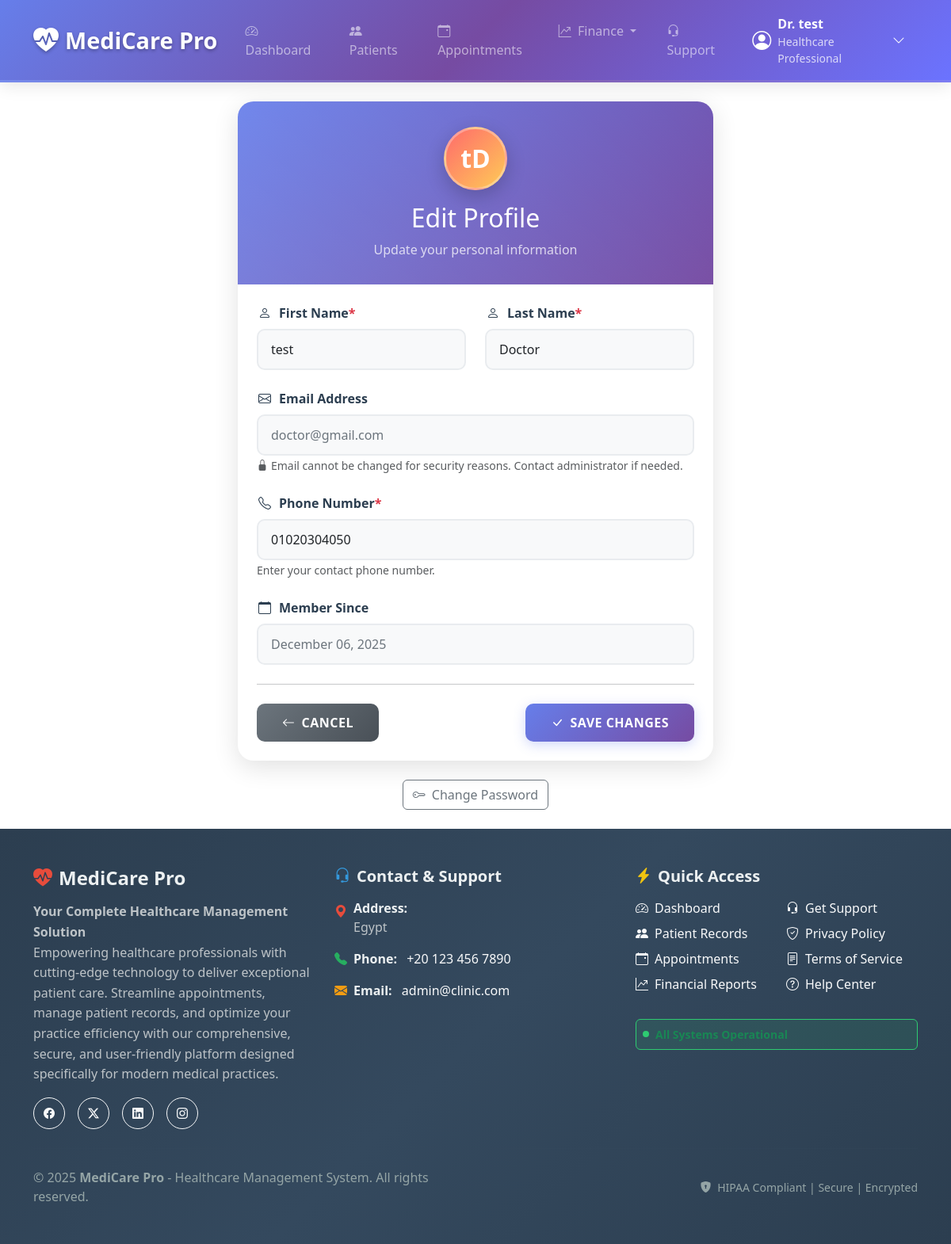
The app's page /profile/edit (signed in), older data.
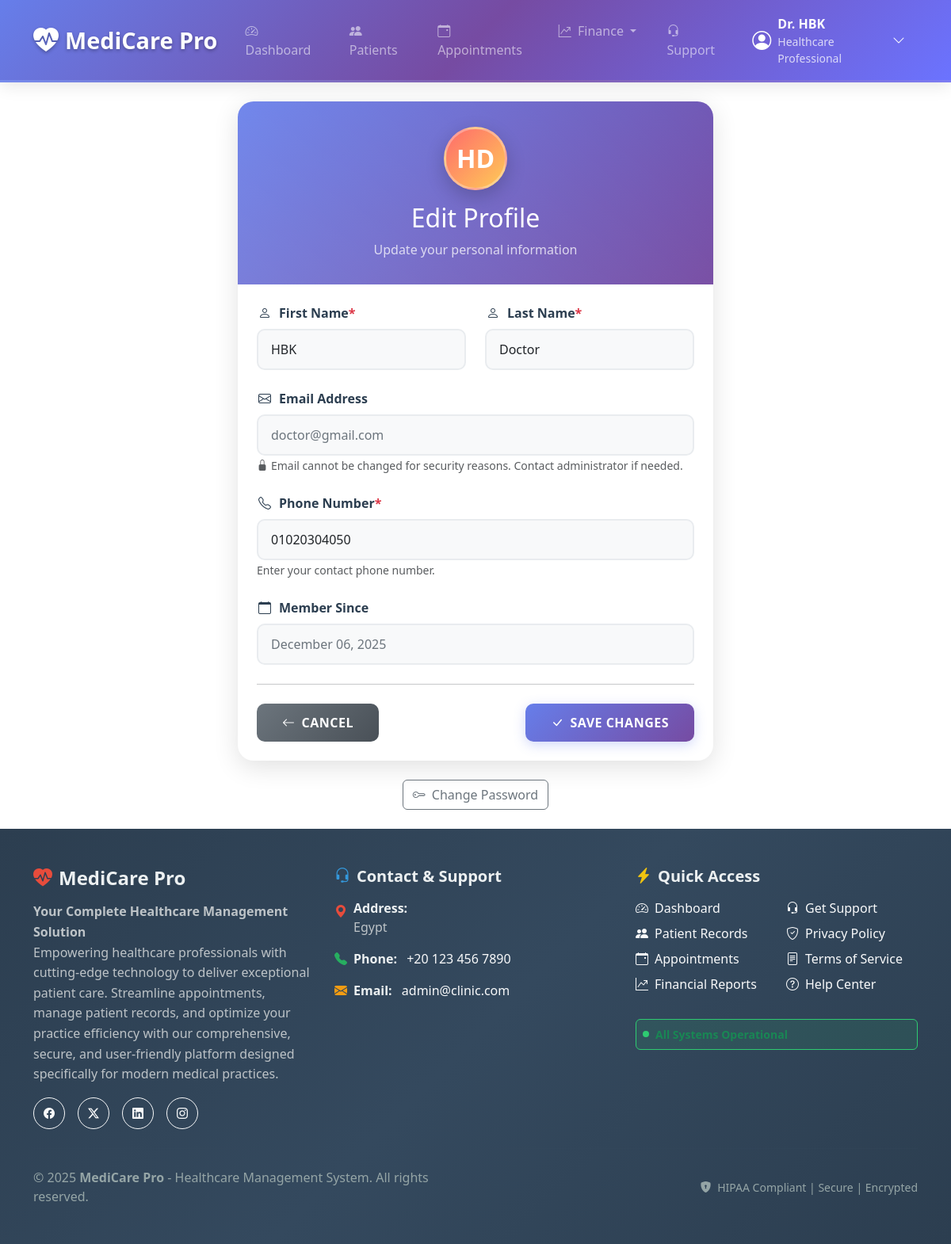
The same page, newer data.
### models.py (models this page shows, shortened)
class Doctor(UserMixin, db.Model):
    __tablename__ = 'doctor'
    id = db.Column(db.Integer, primary_key=True)
    clinic_id = db.Column(db.Integer, db.ForeignKey('clinic.id'), nullable=True)
    first_name = db.Column(db.String(100), nullable=False)
    last_name = db.Column(db.String(100), nullable=False)
    email = db.Column(db.String(120), unique=True, nullable=False)
    phone = db.Column(db.String(20), unique=True, nullable=False)
    password = db.Column(db.String(200), nullable=False)
    verified = db.Column(db.Boolean, default=False)
    is_active = db.Column(db.Boolean, default=True)
    role = db.Column(db.String(50), default='doctor')  # doctor, admin
    created_at = db.Column(db.DateTime, default=datetime.utcnow)
    last_login = db.Column(db.DateTime)
    patients = db.relationship('Patient', backref='doctor', lazy=True)

### app.py (the view, shortened to what this page needs)
@app.route('/profile/edit', methods=['GET', 'POST'])
@login_required
def edit_profile():
    if not isinstance(current_user, Doctor):
        flash('Access denied. Doctor privileges required.', 'danger')
        return redirect(url_for('login'))
    return render_template('edit_profile.html', doctor=current_user)

### app.py (called while the page is built, shortened)
@login_manager.user_loader
def load_user(user_id):
    if user_id.startswith('doctor_'):
        actual_id = int(user_id.replace('doctor_', ''))
        user = Doctor.query.get(actual_id)
        if user:
            return user
    elif user_id.startswith('superadmin_'):
        actual_id = int(user_id.replace('superadmin_', ''))
        user = SuperAdmin.query.get(actual_id)
        if user:
            return user
    return None

@app.context_processor
def inject_global_vars():
    try:
        contact_info = AdminContactInfo.get_contact_info()
        from datetime import datetime
        current_year = datetime.now().year
        return {
            'contact_info': contact_info,
            'current_year': current_year
        }
    except Exception as e:
        from datetime import datetime
        return {
            'contact_info': None,
            'current_year': datetime.now().year
        }

### models.py (called while the page is built, shortened)
    @classmethod
    def get_contact_info(cls):
        info = cls.query.first()
        return info

### templates/edit_profile.html (shortened to what this page needs)
{% extends "base.html" %}
{% block content %}
<div class="edit-profile-container">
  <div class="edit-profile-card">
    <div class="edit-profile-header">
      <div class="profile-avatar-edit">
        {{ doctor.first_name[0] }}{{ doctor.last_name[0] }}
      </div>
      <h2 class="mb-2">Edit Profile</h2>
      <p class="mb-0 opacity-75">Update your personal information</p>
    </div>
    <div class="card-body p-4">
      <form method="POST" novalidate>
        <div class="row">
          <div class="col-md-6">
            <div class="form-group">
              <label for="first_name" class="form-label">
                <i class="bi bi-person"></i>
                First Name <span class="required-field">*</span>
              </label>
              <input
                type="text"
                class="form-control form-control-custom"
                id="first_name"
                name="first_name"
                value="{{ doctor.first_name }}"
                required
                maxlength="100"
              >
            </div>
          </div>
          <div class="col-md-6">
            <div class="form-group">
              <label for="last_name" class="form-label">
                <i class="bi bi-person"></i>
                Last Name <span class="required-field">*</span>
              </label>
              <input
                type="text"
                class="form-control form-control-custom"
                id="last_name"
                name="last_name"
                value="{{ doctor.last_name }}"
                required
                maxlength="100"
              >
            </div>
          </div>
        </div>
        <div class="form-group">
          <label for="email" class="form-label">
            <i class="bi bi-envelope"></i>
            Email Address
          </label>
          <input
            type="email"
            class="form-control form-control-custom bg-light"
            id="email"
            name="email"
            value="{{ doctor.email }}"
            readonly
            disabled
            style="color: #6c757d; cursor: not-allowed;"
          >
          <small class="form-text text-muted">
            <i class="bi bi-lock-fill me-1"></i>Email cannot be changed for security reasons. Contact administrator if needed.
          </small>
        </div>
        <div class="form-group">
          <label for="phone" class="form-label">
            <i class="bi bi-telephone"></i>
            Phone Number <span class="required-field">*</span>
          </label>
          <input
            type="tel"
            class="form-control form-control-custom"
            id="phone"
            name="phone"
            value="{{ doctor.phone }}"
            required
            maxlength="20"
            pattern="[0-9+\-\s\(\)]+"
          >
          <small class="form-text text-muted">
            Enter your contact phone number.
          </small>
        </div>
        <div class="form-group">
          <label class="form-label">
            <i class="bi bi-calendar"></i>
            Member Since
          </label>
          <div class="form-control form-control-custom bg-light" style="color: #6c757d;">
            {{ doctor.created_at.strftime('%B %d, %Y') if doctor.created_at else 'N/A' }}
          </div>
        </div>
        <hr class="my-4">
        <div class="d-flex justify-content-between">
          <a href="{{ url_for('profile') }}" class="btn btn-cancel">
            <i class="bi bi-arrow-left me-2"></i>Cancel
          </a>
          <button type="submit" class="btn btn-save">
            <i class="bi bi-check-lg me-2"></i>Save Changes
          </button>
        </div>
      </form>
    </div>
  </div>
  <div class="text-center mt-4">
    <a href="{{ url_for('change_password') }}" class="btn btn-outline-secondary">
      <i class="bi bi-key me-2"></i>Change Password
    </a>
  </div>
</div>
{% endblock %}

### templates/base.html (shortened to what the changed rows need)
<!DOCTYPE html>
<html lang="en">
<head>
    <link rel="stylesheet" href="https://cdn.jsdelivr.net/npm/bootstrap@5.3.2/dist/css/bootstrap.min.css">
    <link rel="stylesheet" href="https://cdn.jsdelivr.net/npm/bootstrap-icons@1.11.3/font/bootstrap-icons.css">
</head>
<body class="d-flex flex-column min-vh-100">
    <nav class="navbar navbar-expand-lg navbar-dark navbar-custom sticky-top">
      <div class="container">
        <div class="collapse navbar-collapse" id="navbarMain">
          <div class="d-flex align-items-center gap-3">
            {% if current_user.is_authenticated %}
              <div class="dropdown">
                <button class="user-profile d-flex align-items-center border-0 bg-transparent" data-bs-toggle="dropdown" aria-expanded="false" style="color: white;">
                  <i class="bi bi-person-circle fs-4 me-2"></i>
                  <div class="d-flex flex-column text-start">
                    <span class="fw-semibold">Dr. {{ current_user.first_name }}</span>
                    {% if current_user.clinic %}
                      <small class="opacity-75">{{ current_user.clinic.name }}</small>
                    {% else %}
                      <small class="opacity-75">Healthcare Professional</small>
                    {% endif %}
                  </div>
                  <i class="bi bi-chevron-down ms-2"></i>
                </button>
              </div>
            {% endif %}
          </div>
        </div>
      </div>
    </nav>
    <main class="flex-grow-1">
        <div class="container py-4">
            {% block content %}{% endblock %}
        </div>
    </main>
</body>
</html>

Row changes from the older to the newer data that the page shows:
changed Doctor "Doctor": first_name "test" → "HBK"; first_name "t" → "H"
